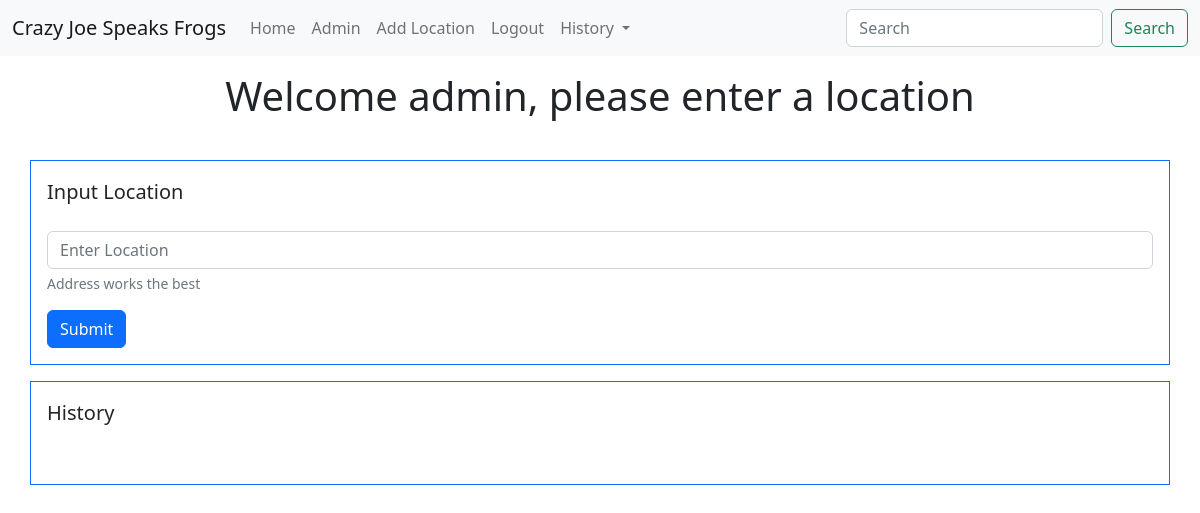
The app's page /home (signed in), older data.
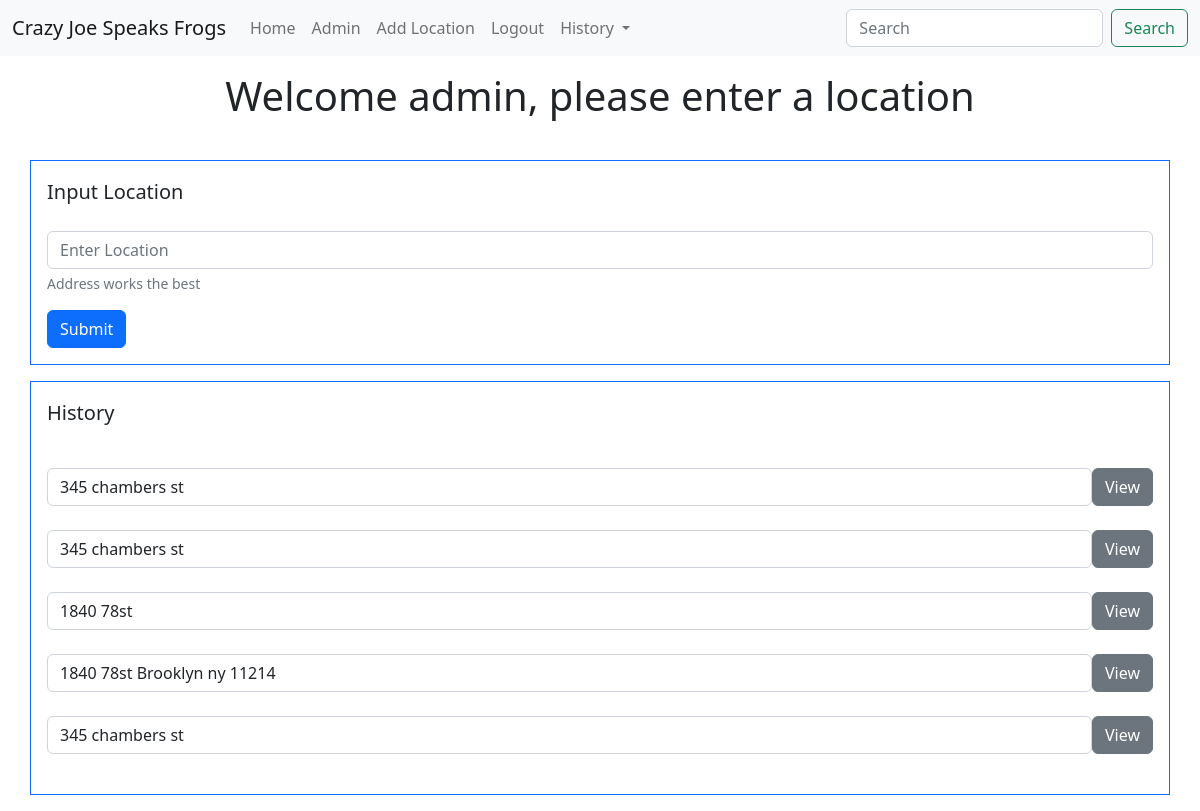
The same page, newer data.
### tables this page shows
CREATE TABLE pastSearches (username TEXT NOT NULL, pastSearch TEXT NOT NULL);

### app/__init__.py (the view)
@app.route("/home", methods=['GET'])
def home():
    if "username" not in session:
        return redirect(url_for("login"))
    return render_template("home.html", past_searches=db.past_searches_for_user(session['username'])[::-1], user = session['username'])

### app/db.py (called while the page is built)
def past_searches_for_user(username): #for printing all users and past searches
    db = sqlite3.connect(DB_FILE, check_same_thread=False)
    c = db.cursor()
    results = c.execute("SELECT * FROM pastSearches WHERE username = ?;", (username, )).fetchall()
    db.close()
    return results

### app/templates/home.html (shortened to what this page needs)
<!doctype html>
<html lang="en">
<head>
  <link href="https://cdn.jsdelivr.net/npm/bootstrap@5.2.3/dist/css/bootstrap.min.css" rel="stylesheet"
>
</head>
<body>
  {% include 'navbar.html' %}
 <center><p class="display-6 mt-3">Welcome {{user}}, please enter a location</p></center>
  <br>
  <form class="container border border-primary p-3 mb-3" action="/dashboard" method="post">
    <div class="mb-3">
      <label for="exampleInput1" class="form-label"><p class="lead">Input Location</p></label>
      <input class="form-control" id="location" type="text" placeholder="Enter Location" name="location" required>
      <div id="emailHelp" class="form-text">Address works the best</div>
    </div>
    <button type="submit" class="btn btn-primary" type="submit" value="#563d7c">Submit</button>
  </form>
  <div class="container border border-primary p-3 mb-3">
    <p class="lead">History</p>
    <br>
    {% for i in past_searches %}
    <form class="d-flex" action="/dashboard" method="post">
      <input class="form-control" class="w-25" id="location" name="location" value="{{i[1]}}" readonly>
      <button class="btn btn-secondary ms-auto" type="submit">View</button>
    </form>
    <br>
    {% endfor %}
  </div>
</body>
</html>

### app/templates/navbar.html (shortened to what this page needs)
<nav class="navbar navbar-expand-lg bg-light">
    <div class="container-fluid">
      <a class="navbar-brand" href="/">Crazy Joe Speaks Frogs</a>
      <div class="collapse navbar-collapse" id="navbarScroll">
        <ul class="navbar-nav me-auto my-2 my-lg-0 navbar-nav-scroll" style="--bs-scroll-height: 100px;">
          <li class="nav-item">
            <a class="nav-link" href="/home">Home</a>
          </li>
          <li class="nav-item">
            <a class="nav-link" href="/admin">Admin</a>
          </li>
          <li class="nav-item">
            <a class="nav-link" href="/add">Add Location</a>
          </li>
          <li class="nav-item">
            <a class="nav-link" href="/logout">Logout</a>
          </li>
          <li class="nav-item dropdown">
            <a class="nav-link dropdown-toggle" href="#" role="button" data-bs-toggle="dropdown" aria-expanded="false">
              History
            </a>
          </li>
        </ul>
        <form class="d-flex" role="search" action="/dashboard" method="post">
          <input class="form-control me-2" type="search" placeholder="Search" name="location" aria-label="Search" required>
          <button class="btn btn-outline-success" type="submit">Search</button>
        </form>
      </div>
    </div>
  </nav>

Row changes from the older to the newer data that the page shows:
added pastSearches: location "345 chambers st"
added pastSearches: location "345 chambers st"
added pastSearches: location "1840 78st"
added pastSearches: location "1840 78st Brooklyn ny 11214"
added pastSearches: location "345 chambers st"
